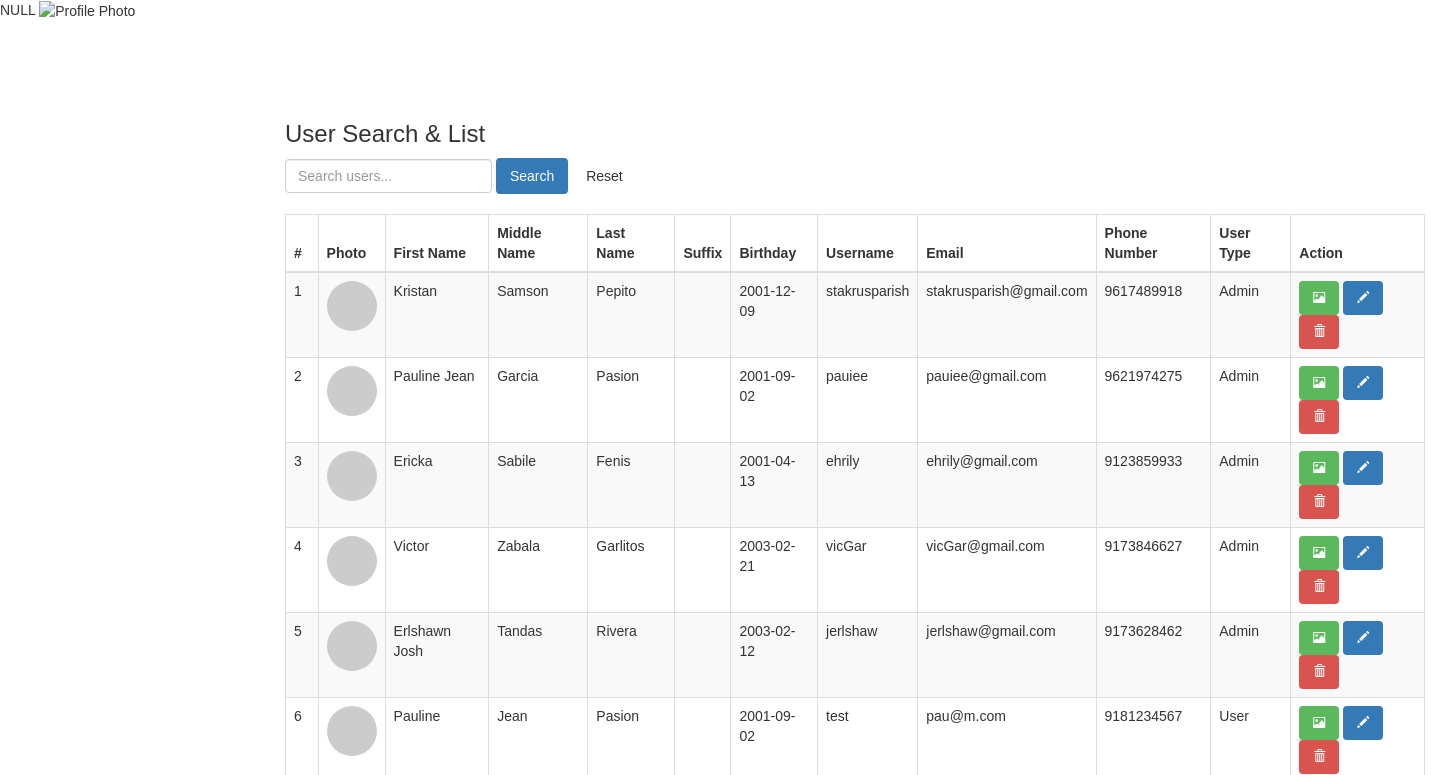
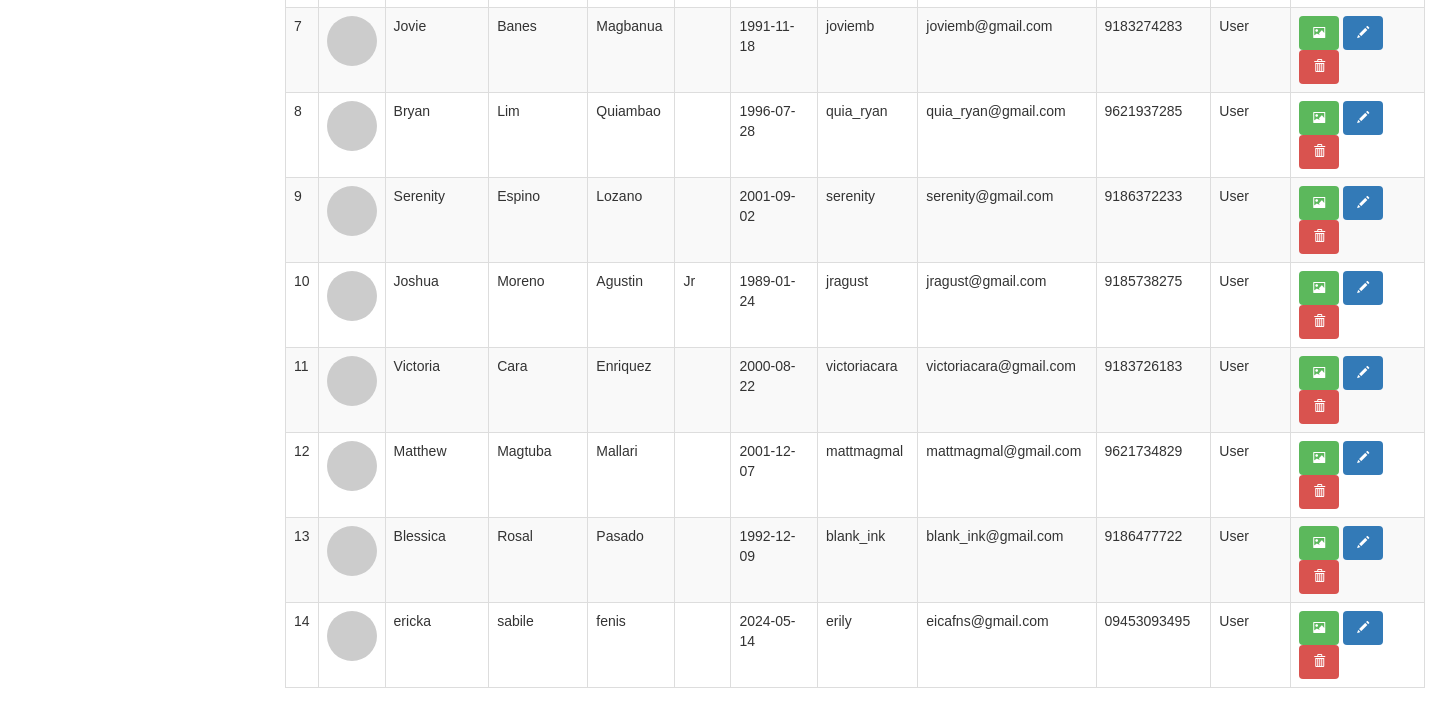
Page /private/stk/search.php on the earlier database version (2 pictures, top to bottom).
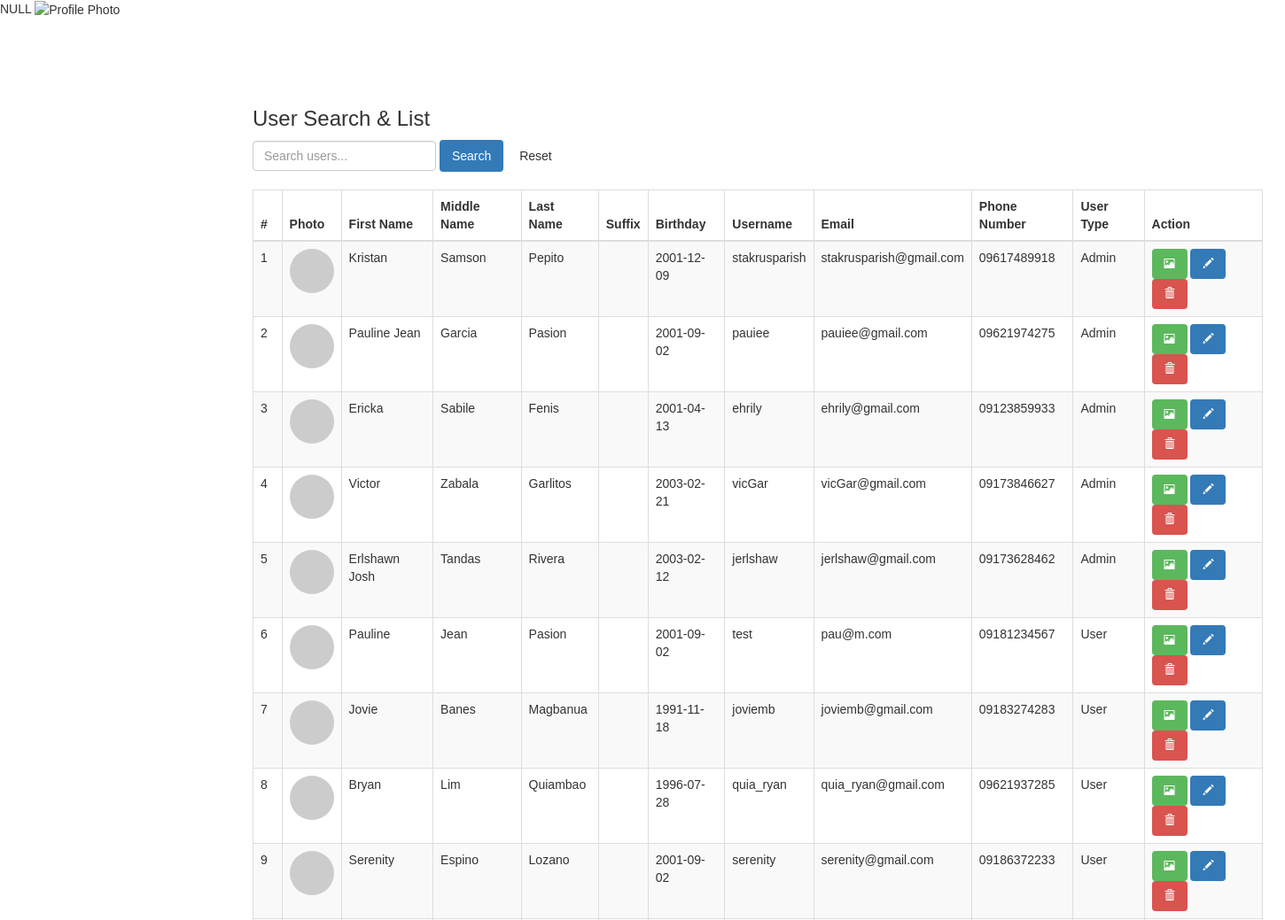
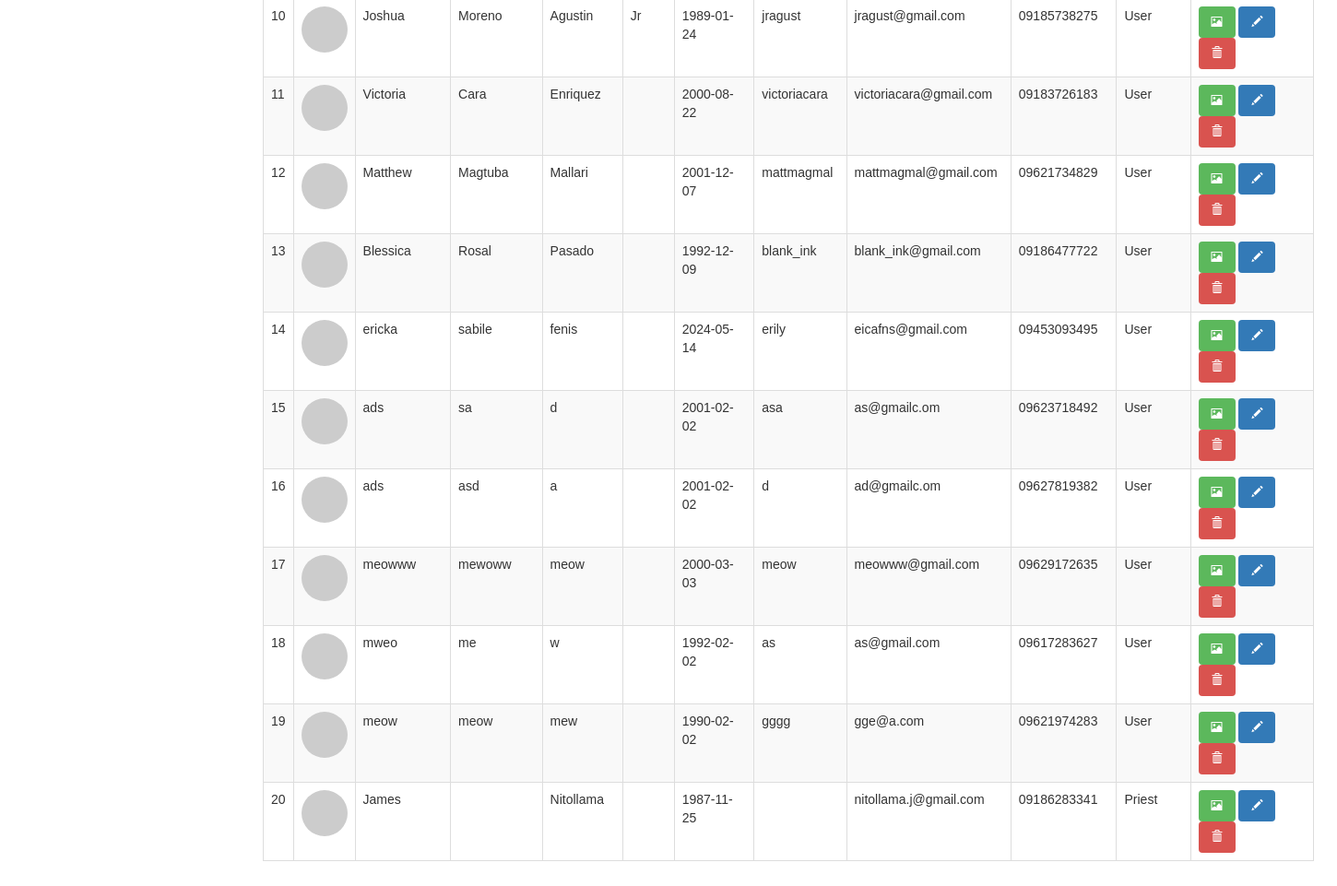
Same page on the later database version (2 pictures, top to bottom).
### tables this page shows
CREATE TABLE `users` (
  `user_id` int(11) NOT NULL,
  `user_type` enum('User','Admin','Priest') NOT NULL DEFAULT 'User',
  `created_at` timestamp NOT NULL DEFAULT current_timestamp(),
  `username` varchar(50) DEFAULT NULL,
  `password` varchar(255) DEFAULT NULL,
  `givenname` varchar(50) DEFAULT NULL,
  `middlename` varchar(50) DEFAULT NULL,
  `lastname` varchar(50) DEFAULT NULL,
  `gender` varchar(7) DEFAULT NULL,
  `suffix` varchar(10) DEFAULT NULL,
  `full_name` varchar(300) DEFAULT NULL,
  `email` varchar(100) DEFAULT NULL,
  `contact` varchar(20) DEFAULT NULL,
  `birthday` date DEFAULT NULL,
  `photo` varchar(300) DEFAULT NULL
);

### private/stk/search.php (the view, shortened to what the changed rows need)
<?php
require_once 'connection.php';
if (isset($_POST['query'])) {
    $query = '%' . $_POST['query'] . '%';
    $sql = "SELECT * FROM users
            WHERE givenname LIKE :search
            OR middlename LIKE :search
            OR lastname LIKE :search
            OR email LIKE :search
            OR username LIKE :search
            OR user_type LIKE :search";
    $stmt = $dbh->prepare($sql);
    $stmt->bindParam(':search', $query, PDO::PARAM_STR);
} else {
    $stmt = $dbh->prepare("SELECT * FROM users");
}
$stmt->execute();
$results = $stmt->fetchAll(PDO::FETCH_OBJ);
?>
<!DOCTYPE html>
<html lang="en">
<head>
    <link href="https://maxcdn.bootstrapcdn.com/bootstrap/3.3.0/css/bootstrap.min.css" rel="stylesheet" />
    <link href='../../stylesheets/private/members.css' rel='stylesheet'>
</head>
<body>
<section id="content">
    <?php var_dump($result['photo']); ?>
  <main>
    <div class="container">
        <div class="table-responsive">
            <table class="table table-bordered table-striped">
                <thead>
                    <tr>
                        <th>#</th>
                        <th>Photo</th>
                        <th>First Name</th>
                        <th>Middle Name</th>
                        <th>Last Name</th>
                        <th>Suffix</th>
                        <th>Birthday</th>
                        <th>Username</th>
                        <th>Email</th>
                        <th>Phone Number</th>
                        <th>User Type</th>
                        <th>Action</th>
                    </tr>
                </thead>
                <tbody>
                    <?php if ($stmt->rowCount() > 0):
                        $cnt = 1;
                        foreach ($results as $row): ?>
                            <tr>
                                <td><?php echo htmlentities($cnt); ?></td>
                                <td>
                                    <?php if (!empty($row->Photo)): ?>
                                        <img src="<?php echo htmlentities($row->Photo); ?>" class="img-circle" width="50" height="50" alt="User Photo">
                                    <?php else: ?>
                                        <img src="https://via.placeholder.com/50" class="img-circle" alt="No Photo">
                                    <?php endif; ?>
                                </td>
                                <td><?php echo htmlentities($row->givenname); ?></td>
                                <td><?php echo htmlentities($row->middlename); ?></td>
                                <td><?php echo htmlentities($row->lastname); ?></td>
                                <td><?php echo htmlentities($row->suffix); ?></td>
                                <td><?php echo htmlentities($row->birthday); ?></td>
                                <td><?php echo htmlentities($row->username); ?></td>
                                <td><?php echo htmlentities($row->email); ?></td>
                                <td><?php echo htmlentities($row->contact); ?></td>
                                <td><?php echo htmlentities($row->user_type); ?></td>
                                <td>
                                    <a href="profilee.php?user_id=<?php echo htmlentities($row->user_id); ?>" class="btn btn-success btn-sm" title="Upload Photo">
                                        <span class="glyphicon glyphicon-picture"></span>
                                    </a>
                                    <a href="update.php?user_id=<?php echo htmlentities($row->user_id); ?>" class="btn btn-primary btn-sm" title="Edit User">
                                        <span class="glyphicon glyphicon-pencil"></span>
                                    </a>
                                    <a href="index.php?del=<?php echo htmlentities($row->user_id); ?>" class="btn btn-danger btn-sm" onclick="return confirm('Are you sure?')" title="Delete User">
                                        <span class="glyphicon glyphicon-trash"></span>
                                    </a>
                                </td>
                            </tr>
                        <?php
                        $cnt++;
                        endforeach;
                    else: ?>
                        <tr><td colspan="12" class="text-center">No records found.</td></tr>
                    <?php endif; ?>
                </tbody>
            </table>
        </div>
    </div>
  </main>
</body>
</html>

Differences in the rows shown:
changed users "Kristan": contact "9617489918" → "09617489918"
changed users "Pauline Jean": contact "9621974275" → "09621974275"
changed users "Ericka": contact "9123859933" → "09123859933"
changed users "Victor": contact "9173846627" → "09173846627"
changed users "Erlshawn Josh": contact "9173628462" → "09173628462"
changed users "Pauline": contact "9181234567" → "09181234567"
changed users "Jovie": contact "9183274283" → "09183274283"
changed users "Bryan": contact "9621937285" → "09621937285"
changed users "Serenity": contact "9186372233" → "09186372233"
changed users "Joshua": contact "9185738275" → "09185738275"
changed users "Victoria": contact "9183726183" → "09183726183"
changed users "Matthew": contact "9621734829" → "09621734829"
changed users "Blessica": contact "9186477722" → "09186477722"
added users: givenname "ads", middlename "sa", lastname "d", birthday "2001-02-02", username "asa", email "as@gmailc.om", contact "09623718492", user_type "User"
added users: givenname "ads", middlename "asd", lastname "a", birthday "2001-02-02", username "d", email "ad@gmailc.om", contact "09627819382", user_type "User"
added users: givenname "meowww", middlename "mewoww", lastname "meow", birthday "2000-03-03", username "meow", email "meowww@gmail.com", contact "09629172635", user_type "User"
added users: givenname "mweo", middlename "me", lastname "w", birthday "1992-02-02", username "as", email "as@gmail.com", contact "09617283627", user_type "User"
added users: givenname "meow", middlename "meow", lastname "mew", birthday "1990-02-02", username "gggg", email "gge@a.com", contact "09621974283", user_type "User"
added users: givenname "James", lastname "Nitollama", birthday "1987-11-25", email "nitollama.j@gmail.com", contact "09186283341", user_type "Priest"
